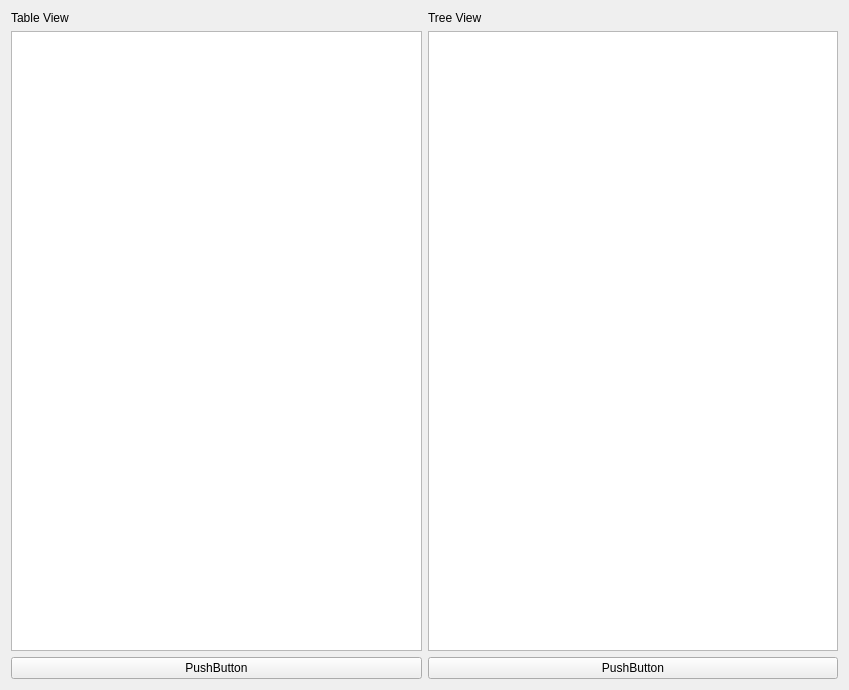
<?xml version="1.0" encoding="UTF-8"?>
<ui version="4.0">
 <class>Form</class>
 <widget class="QWidget" name="Form">
  <property name="geometry">
   <rect>
    <x>0</x>
    <y>0</y>
    <width>849</width>
    <height>690</height>
   </rect>
  </property>
  <property name="windowTitle">
   <string>Form</string>
  </property>
  <layout class="QHBoxLayout" name="horizontalLayout_2">
   <item>
    <layout class="QHBoxLayout" name="horizontalLayout">
     <item>
      <layout class="QVBoxLayout" name="verticalLayout_2">
       <item>
        <widget class="QLabel" name="label">
         <property name="text">
          <string>Table View</string>
         </property>
        </widget>
       </item>
       <item>
        <widget class="QTableView" name="tableView"/>
       </item>
       <item>
        <widget class="QPushButton" name="tableBtn">
         <property name="text">
          <string>PushButton</string>
         </property>
        </widget>
       </item>
      </layout>
     </item>
     <item>
      <layout class="QVBoxLayout" name="verticalLayout">
       <item>
        <widget class="QLabel" name="label_2">
         <property name="text">
          <string>Tree View</string>
         </property>
        </widget>
       </item>
       <item>
        <widget class="QTreeView" name="treeView"/>
       </item>
       <item>
        <widget class="QPushButton" name="treeBtn">
         <property name="text">
          <string>PushButton</string>
         </property>
        </widget>
       </item>
      </layout>
     </item>
    </layout>
   </item>
  </layout>
 </widget>
 <resources/>
 <connections/>
</ui>
